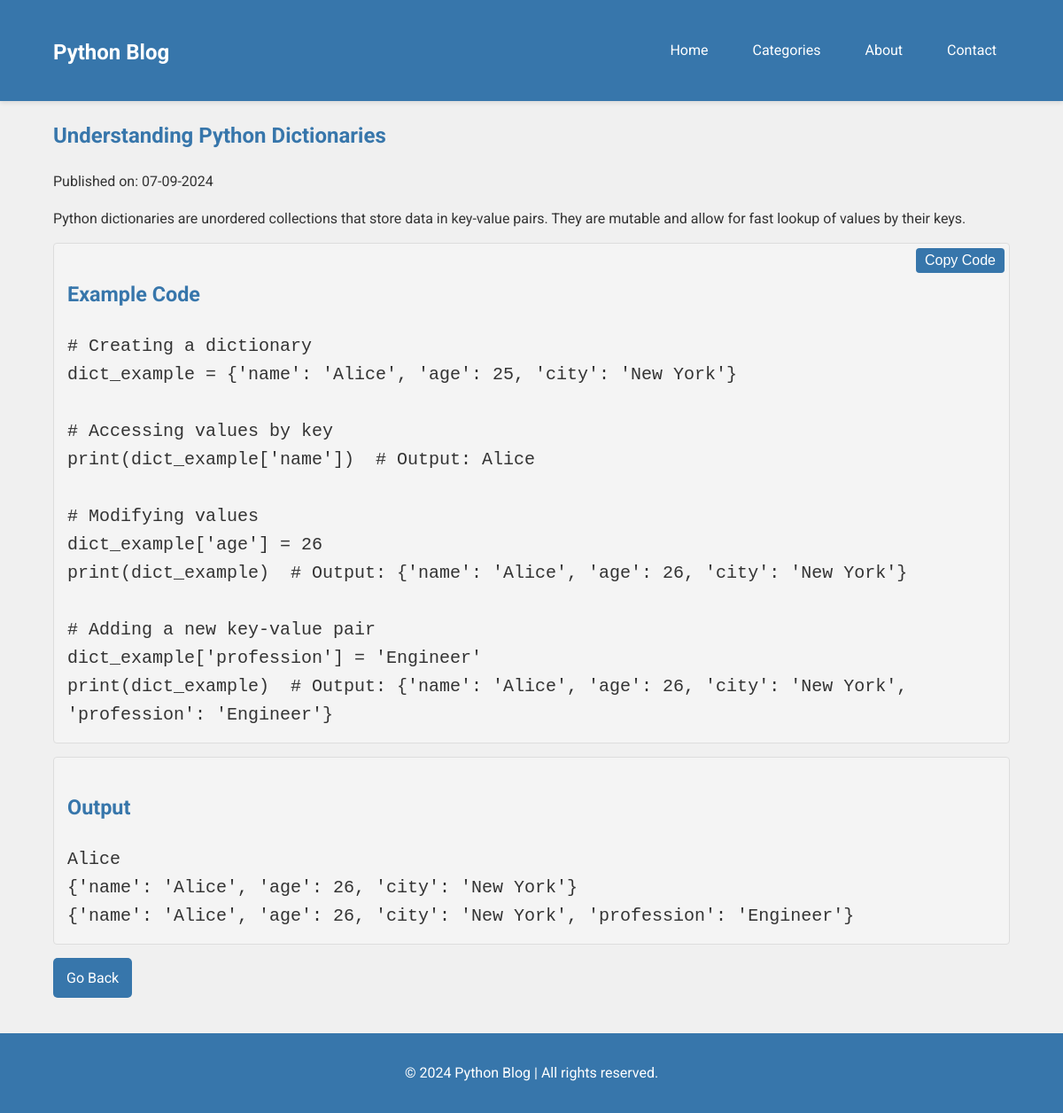
Screenshot of /post/3 with the database file from the repository.
### app/models.py (models this page shows, shortened)
class BlogPost(db.Model):
    id = db.Column(db.Integer, primary_key=True)
    title = db.Column(db.String(100), nullable=False)
    content = db.Column(db.Text, nullable=False)
    code = db.Column(db.Text)
    output = db.Column(db.Text)
    date_posted = db.Column(db.DateTime, nullable=False, default=datetime.utcnow)

### app/routes.py (the view)
@app.route('/post/<int:post_id>')
def post(post_id):
    post = BlogPost.query.get_or_404(post_id)
    return render_template('blog_post.html', post=post)

### app/templates/blog_post.html (shortened to what this page needs)
{% extends "base.html" %} {% block content %}
<article class="post">
  <h1>{{ post.title }}</h1>
  <p class="post-date">
    Published on: {{ post.date_posted.strftime('%d-%m-%Y') }}
  </p>
  <div class="post-content">{{ post.content | safe }}</div>
  {% if post.code %}
  <div class="code-block">
    <h3>Example Code</h3>
    <pre><code class="language-python">{{ post.code }}</code></pre>
    <button class="copy-btn" data-clipboard-target=".code-block code">
      Copy Code
    </button>
  </div>
  {% endif %} {% if post.output %}
  <div class="output-block">
    <h3>Output</h3>
    <pre><code>{{ post.output }}</code></pre>
  </div>
  {% endif %}
</article>
<a href="{{ url_for('index') }}" class="btn">Go Back</a>
{% endblock %}

### app/static/css/style.css (style rules this page uses)
:root { --primary-color: #3776ab; --secondary-color: #ffd43b; --background-color: #f0f0f0; --text-color: #333; --nav-hover-color: #1d4166; }
body { font-family: "Roboto", sans-serif; line-height: 1.6; margin: 0; padding: 0; background-color: var(--background-color); color: var(--text-color); }
h1, h2, h3, h4, h5, h6 { color: var(--primary-color); }
.btn { display: inline-block; background: var(--primary-color); color: white; padding: 10px 15px; border: none; border-radius: 5px; text-decoration: none; font-size: 1rem; transition: background-color 0.3s ease, transform 0.3s ease; }
.code-block, .output-block { background-color: #f4f4f4; border: 1px solid #ddd; border-radius: 4px; padding: 15px; margin: 15px 0; position: relative; font-size: 20px; }
.code-block pre, .output-block pre { margin: 0; white-space: pre-wrap; }
.copy-btn { position: absolute; top: 5px; right: 5px; background-color: #3776ab; color: white; border: none; border-radius: 4px; padding: 5px 10px; cursor: pointer; font-size: 0.8em; }

### rows the page displays
BlogPost: title "Understanding Python Dictionaries", date_posted "07-09-2024", content "Python dictionaries are unordered collections that store data in key-value pairs. They are mutable and allow for fast lookup of values by their keys.", code "# Creating a dictionary dict_example = {'name': 'Alice', 'age': 25, 'city': 'New York'} # Accessing values by key print(dict_example['name']) # Output: Alice # Modifying values dict_example['age'] = 26 print(dict_example) # Output: {'name': 'Alice', 'age': 26, 'city': 'New York'} # Adding a new key-value pair dict_example['profession'] = 'Engineer' print(dict_example) # Output: {'name': 'Alice', 'age': 26, 'city': 'New York', 'profession': 'Engineer'}", output "Alice {'name': 'Alice', 'age': 26, 'city': 'New York'} {'name': 'Alice', 'age': 26, 'city': 'New York', 'profession': 'Engineer'}"
